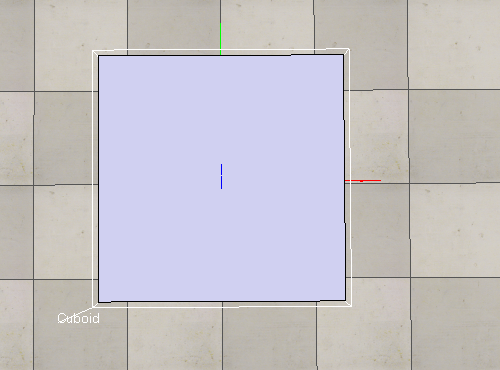
#> input picture sampletestimages/l.png, 500 x 370 px, found by its file name
$ python test.py
#> lines starting #> are read from the running program, lines starting #| are printed output that depends on the picture
import numpy as np
import cv2
from matplotlib import pyplot as plt

imgR = cv2.imread('l.png',0)
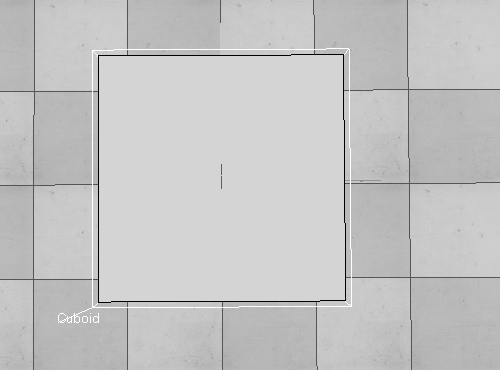
#> imgR: shape (370, 500); min 0, max 255, mean 196.3
imgL = cv2.imread('r.png',0)
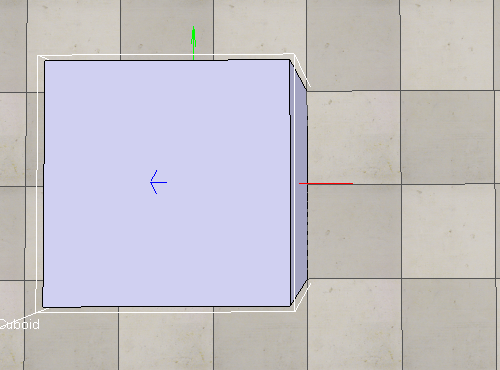
#> input picture sampletestimages/r.png, 500 x 370 px, found by its file name
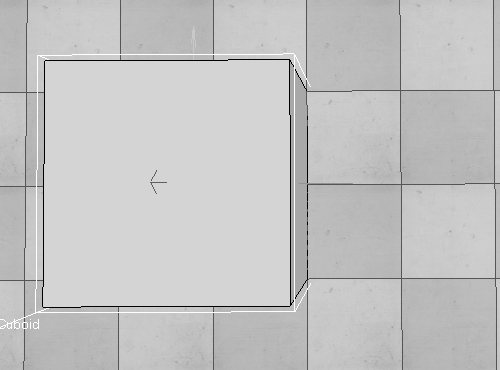
#> imgL: shape (370, 500); min 0, max 255, mean 195.6

stereo = cv2.StereoBM_create(numDisparities=16, blockSize=87)
disparity = stereo.compute(imgL,imgR)
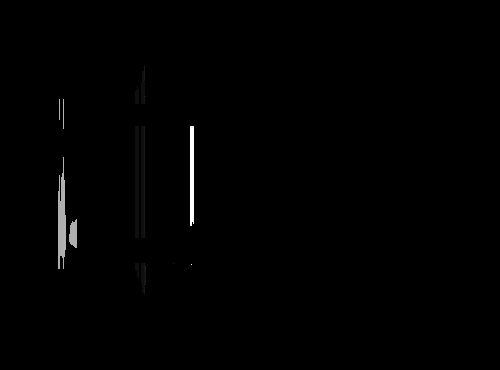
#> disparity: shape (370, 500) int16; min -16, max 240, mean -14.5; drawn with min black and max white

plt.imshow(disparity,'gray')
plt.show()
cv2.imwrite('sol.png',disparity)
